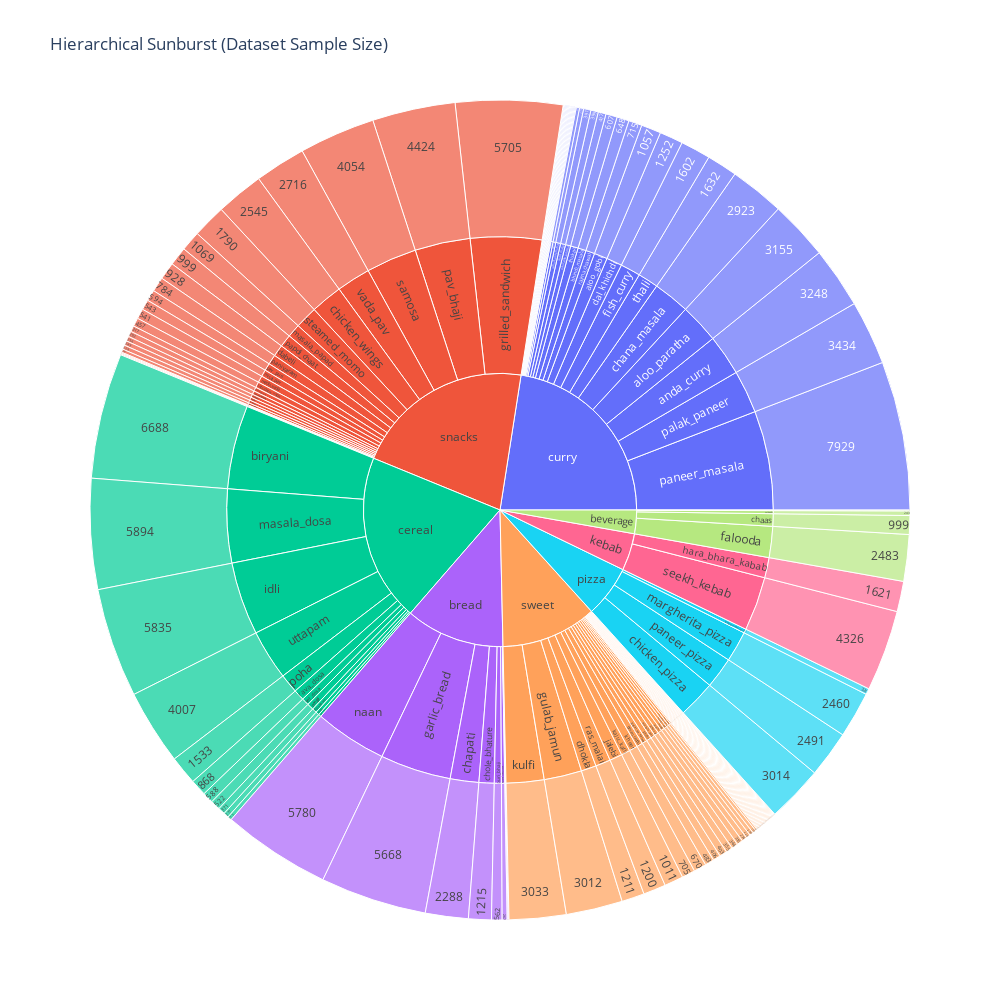

Notebook cell for this chart:
### Code cell
fig = px.sunburst(df,
                  path=["category", "dish", "samples"],
                  values='samples',
                  width=1000, height=1000,
                  title="Hierarchical Sunburst (Dataset Sample Size)",
                  )
fig.write_image('food_hier_sunburst.png', format='png', engine='kaleido')
fig.show()

### Figure 1 — Plotly figure (JSON) as saved in the notebook; plotly's stock layout.template omitted (floating-point values rounded to 4 significant figures; data arrays with more than 128 entries replaced by an {"elided": "..."} marker saying what was removed)
{"data": [{"branchvalues": "total", "domain": {"x": [0, 1], "y": [0, 1]}, "hovertemplate": "labels=%{label}<br>samples=%{value}<br>parent=%{parent}<br>id=%{id}<extra></extra>", "ids": {"elided": "268 str values"}, "labels": {"elided": "268 str values"}, "name": "", "parents": {"elided": "268 str values"}, "type": "sunburst", "values": {"elided": "268 float values"}}], "layout": {"height": 1000, "legend": {"tracegroupgap": 0}, "title": {"text": "Hierarchical Sunburst (Dataset Sample Size)"}, "width": 1000}}
